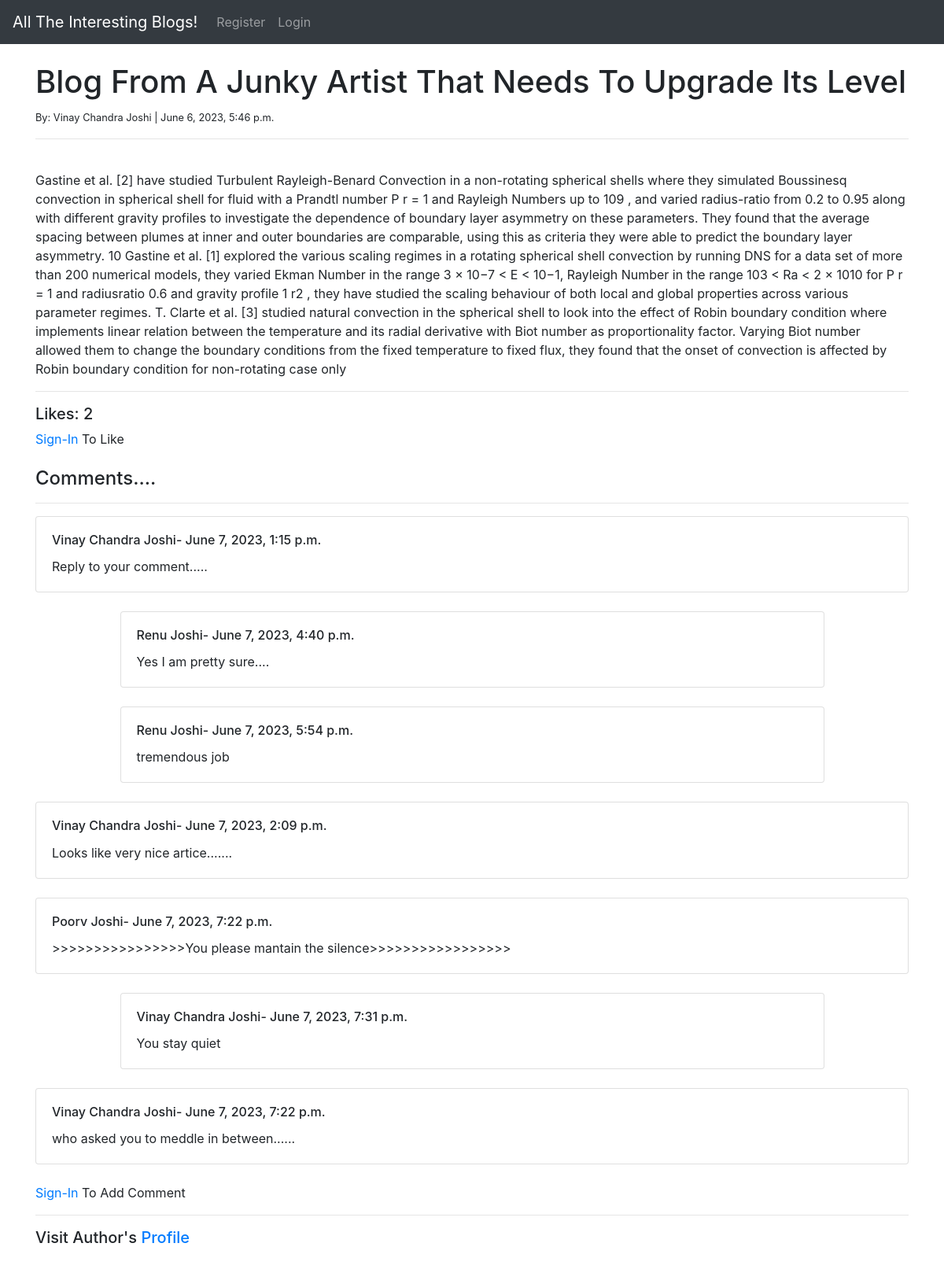
Screenshot of /home/2/ with the database file from the repository.
### blogApi/models.py (models this page shows, shortened)
class Post(models.Model):
    title = models.CharField(max_length=200)
    auther = models.ForeignKey(User, on_delete=models.CASCADE)
    title_tag = models.CharField(max_length=255)
    header_image = models.ImageField(null=True, blank=True, upload_to='images/')
    body = RichTextField(blank=True, null = True)
    date_publication = models.DateTimeField(auto_now_add=True)
    category = models.CharField(max_length=255, default='coding')
    snippet = models.CharField(max_length=1000)

class Comments(models.Model):
    commentator = models.ForeignKey(User, on_delete=models.CASCADE)
    article = models.ForeignKey(Post, on_delete=models.CASCADE)
    comment = models.TextField();
    date_added = models.DateTimeField(auto_now_add=True)
    parent = models.ForeignKey("self", blank=True, null=True, on_delete=models.SET_NULL)
    nonParent = CommentsManager()
    objects = models.Manager()
    class Meta:
        ordering = ['date_added']
    def all_children(self):
        return Comments.objects.filter(parent=self)

### blogApi/views.py (the view, shortened to what this page needs)
# urls.py: path('<int:pk>/', DetailArticleView.as_view(), name='article-detail'),
class DetailArticleView(View):
    def get(self, request, pk):
        postObject = Post.objects.get(id=pk)
        if request.user.is_authenticated:
            context = self.getContext(request.user, postObject)
        else:
            context = {}
        context['post'] = postObject
        context['all_parent_comments'] = Comments.nonParent.filter(article=postObject)
        context['likeCount'] = self.getLikeCount(postObject)
        return render(request, 'article_detail.html', context)
    def getLikeCount(self, postObject):
        return Likes.objects.filter(article= postObject).count()

### blogApi/context_processors.py (called while the page is built)
def blog_Api_Context_Processor(request):
    context = {}
    ur = '/home/'
    if request.path.endswith(ur) or request.path.startswith(ur+'updatePost/')  :
        querySet = Category.objects.all()
        categories = [obj.name for obj in querySet]
        context['categ'] = categories
    return context

### blogApi/models.py (called while the page is built)
    def get_queryset(self):
        return super().get_queryset().filter(parent=None)

### blogApi/templates/article_detail.html (shortened to what this page needs)
{% extends 'base.html' %}
{% load static %}
{% block content %}
<h1>{{ post.title }}</h1>
<small>By: {{post.auther.first_name}}
           {{post.auther.last_name}} |
           {{post.date_publication}}
</small>
<br>
<hr>
<text>{{post.body | safe}}</text>
<hr></hr>
    <h5>Likes:  {{ likeCount }}</h5>
        {% if  user.is_authenticated %}
                {% if Liked %}
                    <br>
                    <a href="{% url 'hit-the-like-dislike' post.id %}" class="btn btn-danger">Unlike</a>
                {% else %}
                    <br>
                    <a href="{% url 'hit-the-like-dislike' post.id %}" class="btn btn-primary">Like</a>
                {% endif %}
        {% else %}
        <a href="{% url 'login' %}" >Sign-In </a>To Like
        {% endif %}
      <br></br>
      <h4>Comments....</h4>
        <hr></hr>
        {% if all_parent_comments %}
                {% for comment in all_parent_comments %}
        <div class="card">
          <div class="card-body">
            <h6 class="card-title">{{comment.commentator.first_name}} {{comment.commentator.last_name}}- {{ comment.date_added }}
                    </h6>
            <p class="card-text">{{comment.comment}}</p>
          </div>
        </div>
        {% for child_comment in comment.all_children %}
        <br>
        <div class="col-md-10 offset-md-1">
        <div class="card">
          <div class="card-body">
                        <h6 class="card-title">{{child_comment.commentator.first_name}} {{child_comment.commentator.last_name}}- {{ child_comment.date_added }}
                        </h6>
                        <p class="card-text">{{child_comment.comment}}</p>
          </div>
        </div>
        </div>
        {% endfor %}
        <br>
        {% endfor %}
      {% else %}
        <br>
        <h5>Be First One to Comment</h5>
      {% endif %}
      {% if user.is_authenticated %}
        Add Comments
        <a href="{% url 'add-parent-comment' post.id %}"> Here</a>
      {% else %}
        <a href="{% url 'login' %}" >Sign-In </a>To Add Comment
      {% endif %}
      <br>
      <hr></hr>
            {% if post.auther.profile %}
            <h5>Visit Author's <a href="{% url 'author_profile' post.auther.profile.id %}">Profile</a></h5>
            {% endif %}
      <br></br>
{% endblock %}

### rows the page displays
Post: title "Blog From A Junky Artist That Needs To Upgrade Its Level", auther.first_name "Vinay Chandra", auther.last_name "Joshi", date_publication "June 6, 2023, 5:46 p.m.", body "Gastine et al. [2] have studied Turbulent Rayleigh-Benard Convection in a non-rotating spherical shells where they simulated Boussinesq convection in spherical shell for fluid with a Prandtl number P r = 1 and Rayleigh Numbers up to 109 , and varied radius-ratio from 0.2 to 0.95 along with different gravity profiles to investigate the dependence of boundary layer asymmetry on these parameters. They found that the average spacing between plumes at inner and outer boundaries are comparable, using this as criteria they were able to predict the boundary layer asymmetry. 10 Gastine et al. [1] explored the various scaling regimes in a rotating spher\u0002ical shell convection by running DNS for a data…"
Comments: commentator.first_name "Vinay Chandra", commentator.last_name "Joshi", date_added "June 7, 2023, 1:15 p.m.", comment "Reply to your comment....."
Comments: commentator.first_name "Renu", commentator.last_name "Joshi", date_added "June 7, 2023, 4:40 p.m.", comment "Yes I am pretty sure...."
Comments: commentator.first_name "Renu", commentator.last_name "Joshi", date_added "June 7, 2023, 5:54 p.m.", comment "tremendous job"
Comments: commentator.first_name "Vinay Chandra", commentator.last_name "Joshi", date_added "June 7, 2023, 2:09 p.m.", comment "Looks like very nice artice......."
Comments: commentator.first_name "Poorv", commentator.last_name "Joshi", date_added "June 7, 2023, 7:22 p.m.", comment ">>>>>>>>>>>>>>>>You please mantain the silence>>>>>>>>>>>>>>>>>"
Comments: commentator.first_name "Vinay Chandra", commentator.last_name "Joshi", date_added "June 7, 2023, 7:31 p.m.", comment "You stay quiet"
Comments: commentator.first_name "Vinay Chandra", commentator.last_name "Joshi", date_added "June 7, 2023, 7:22 p.m.", comment "who asked you to meddle in between......"

### other values shown
{{ likeCount }} "2"
